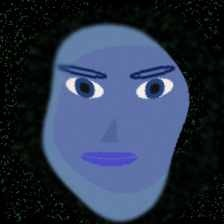
#> input picture data/synthetic_faces/fake/fake_0001.jpg, 224 x 224 px
$ python -i face_extractor.py   (imports and definitions only)
#> lines starting #> are read from the running program, lines starting #| are printed output that depends on the picture
#> further down, picture is the input picture: shape (224, 224, 3); mean B, G, R 75.6, 54.3, 43.5
import cv2
import os

class FaceExtractor:
    """
    Extracts faces from images using OpenCV's Haar Cascade.
    Can be easily swapped with MTCNN or MediaPipe for higher accuracy.
    """
    def __init__(self, cascade_path=None):
        if cascade_path is None:
            # Use default Haar Cascade included with OpenCV
            self.face_cascade = cv2.CascadeClassifier(cv2.data.haarcascades + 'haarcascade_frontalface_default.xml')
        else:
            self.face_cascade = cv2.CascadeClassifier(cascade_path)

    def extract_face(self, image, target_size=(224, 224)):
        """
        Detects, crops, and resizes the primary face from an image.
        """
#> called with target_size = (224, 224)
        gray = cv2.cvtColor(image, cv2.COLOR_BGR2GRAY)
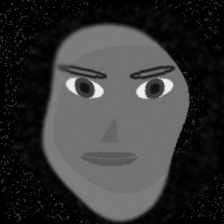
#> gray: shape (224, 224); min 0, max 254, mean 53.5
        faces = self.face_cascade.detectMultiScale(gray, 1.3, 5)
#> faces = [[23, 11, 187, 187]]

        if len(faces) == 0:
            # Fallback: if no face detected, use a center crop of the image
            h, w = image.shape[:2]
            size = min(h, w)
            y = (h - size) // 2
            x = (w - size) // 2
            face_crop = image[y:y+size, x:x+size]
            return cv2.resize(face_crop, target_size)

        # Sort by area to get the largest face (assumed primary subject)
        (x, y, w, h) = sorted(faces, key=lambda f: f[2]*f[3], reverse=True)[0]
#> x = 23; y = 11; w = 187; h = 187

        # Crop and resize
        face_crop = image[y:y+h, x:x+w]
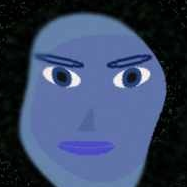
#> face_crop: shape (187, 187, 3); mean B, G, R 100, 70.5, 56.8
        face_resized = cv2.resize(face_crop, target_size)

        return face_resized

# [6 lines not run here, left out]

>>> import cv2
>>> picture = cv2.imread('../data/synthetic_faces/fake/fake_0001.jpg')
>>> result = FaceExtractor().extract_face(picture)

$ run again, on data/synthetic_faces/fake/fake_0002.jpg
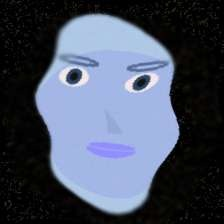
#> input picture data/synthetic_faces/fake/fake_0002.jpg, 224 x 224 px
#> picture is the input picture: shape (224, 224, 3); mean B, G, R 96.8, 79.4, 71.3
#> in extract_face, `gray = cv2.cvtColor(image, cv2.COLOR_BGR2GRAY)`:
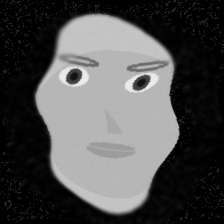
#> gray: shape (224, 224); min 0, max 253, mean 79
#> faces = [[21, 10, 181, 181]]
#> x = 21; y = 10; w = 181
#> in extract_face, `face_crop = image[y:y+h, x:x+w]`:
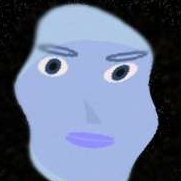
#> face_crop: shape (181, 181, 3); mean B, G, R 137.9, 112.2, 100.5

$ run again, on data/synthetic_faces/fake/fake_0003.jpg
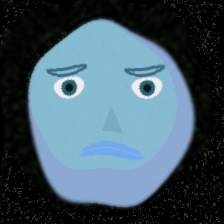
#> input picture data/synthetic_faces/fake/fake_0003.jpg, 224 x 224 px
#> picture is the input picture: shape (224, 224, 3); mean B, G, R 101.5, 88.6, 67.7
#> in extract_face, `gray = cv2.cvtColor(image, cv2.COLOR_BGR2GRAY)`:
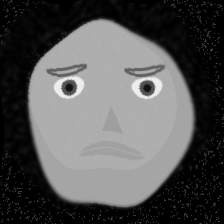
#> gray: shape (224, 224); min 0, max 251, mean 83.9
#> faces = [[10, 8, 196, 196]]
#> x = 10; y = 8; w = 196
#> in extract_face, `face_crop = image[y:y+h, x:x+w]`:
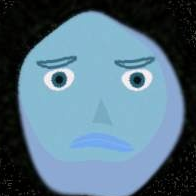
#> face_crop: shape (196, 196, 3); mean B, G, R 130.4, 113.2, 86.1

$ run again, on data/synthetic_faces/fake/fake_0005.jpg
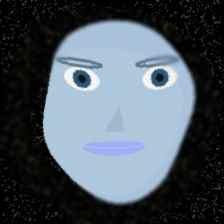
#> input picture data/synthetic_faces/fake/fake_0005.jpg, 224 x 224 px
#> picture is the input picture: shape (224, 224, 3); mean B, G, R 95.9, 86.7, 76.4
#> in extract_face, `gray = cv2.cvtColor(image, cv2.COLOR_BGR2GRAY)`:
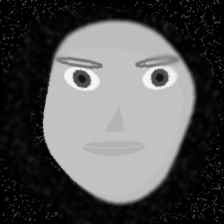
#> gray: shape (224, 224); min 0, max 255, mean 84.7
#> faces = [[23, 12, 185, 185]]
#> x = 23; y = 12; w = 185
#> in extract_face, `face_crop = image[y:y+h, x:x+w]`:
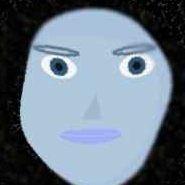
#> face_crop: shape (185, 185, 3); mean B, G, R 136, 122.5, 107.6
